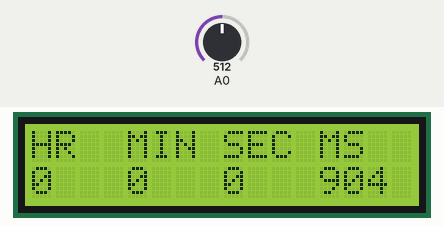
This sketch was run on a simulated Arduino Uno, built with avr-gcc and run on an emulated ATmega328P. Shown: 16×2 character LCD. The inputs (shaded band) are chosen by the test bench; at power-on: A0 = 512.

Above: at 1.2 s.
1.3 s: A0 set to 440
At 2.5 s:
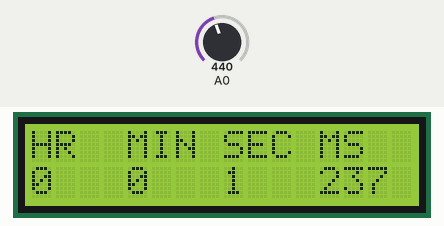
4.3 s: A0 set to 460
At 5.76 s:
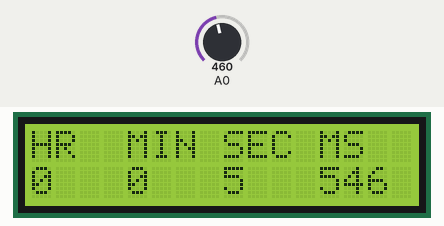
7.3 s: A0 set to 306
At 8.2 s:
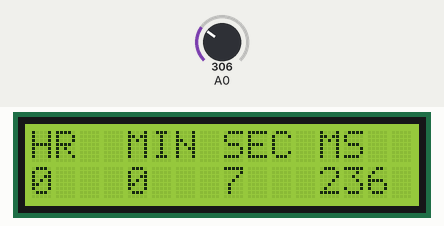
Timing chart, 0 to 10.3 s (numbered marks = the images above; inputs shaded):
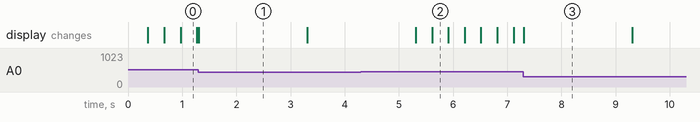

Measured:
- after the input at 4.3 s, the display: first differs from a run without the input after 1.3 s (image 2)
- what the display in image 1 shows lasts 2.0 s, from 1.3 s to 3.3 s

The sketch:

DigitalStopwatch.ino
```cpp
// Project 26 - Digital Stopwatch


#include <LiquidCrystal.h>
LiquidCrystal lcd(8, 9, 4, 5, 6, 7);        // select the pins used on the LCD panel
//unsigned
long starting, finished, elapsed;

#define btnUP     1
#define btnDOWN   2
#define btnNONE   5
int adc_key_in = 0;
int lcd_key = 0;
int bright = 255;


void setup()
{
    lcd.begin(16, 2);                       // start the library
    starting = millis();
}


int readButtons()
{
  adc_key_in = analogRead(0);
  if (adc_key_in < 250 && adc_key_in > 144) return btnUP;
  else if (adc_key_in < 450 && adc_key_in > 251) return btnDOWN;
  else return btnNONE;
}


void loop()
{
 long over;
  finished = millis();
  elapsed = finished - starting;


    // display hours
    lcd.setCursor(0, 0);                   // set the LCD cursor position
    long h;
    h = int (elapsed / 3600000);
    over = elapsed % 3600000;
    lcd.print("HR");
    lcd.setCursor(0,1);
    lcd.print(h );


    // display minutes
    lcd.setCursor(4,0);
    long m;
    int m1, m2;
    m = int (over / 60000);
    over = over % 60000;
    m1 = m / 10;
    m2 = int (m) % 10;
    lcd.print("MIN");
    lcd.setCursor(4,1);
    lcd.print(m );


    // display seconds
    lcd.setCursor(8,0);
    long s;
    int s1, s2;
    s = int (over / 1000);
    lcd.print("SEC");
    lcd.setCursor(8,1);
    lcd.print(s );


    // display milliseconds
    lcd.setCursor(12,0);
    long ms;
    int ms1, ms2, ms3;
    ms = over % 1000;
    lcd.print("MS");
    lcd.setCursor(12,1);
    lcd.print(ms );

    lcd_key = readButtons();
    switch (lcd_key)
    {
      case btnDOWN:{
        delay(2000);
        break;
      }
      case btnUP:{
        break;
      }
      case btnNONE:{
        break;
      }
    }
    }
```
